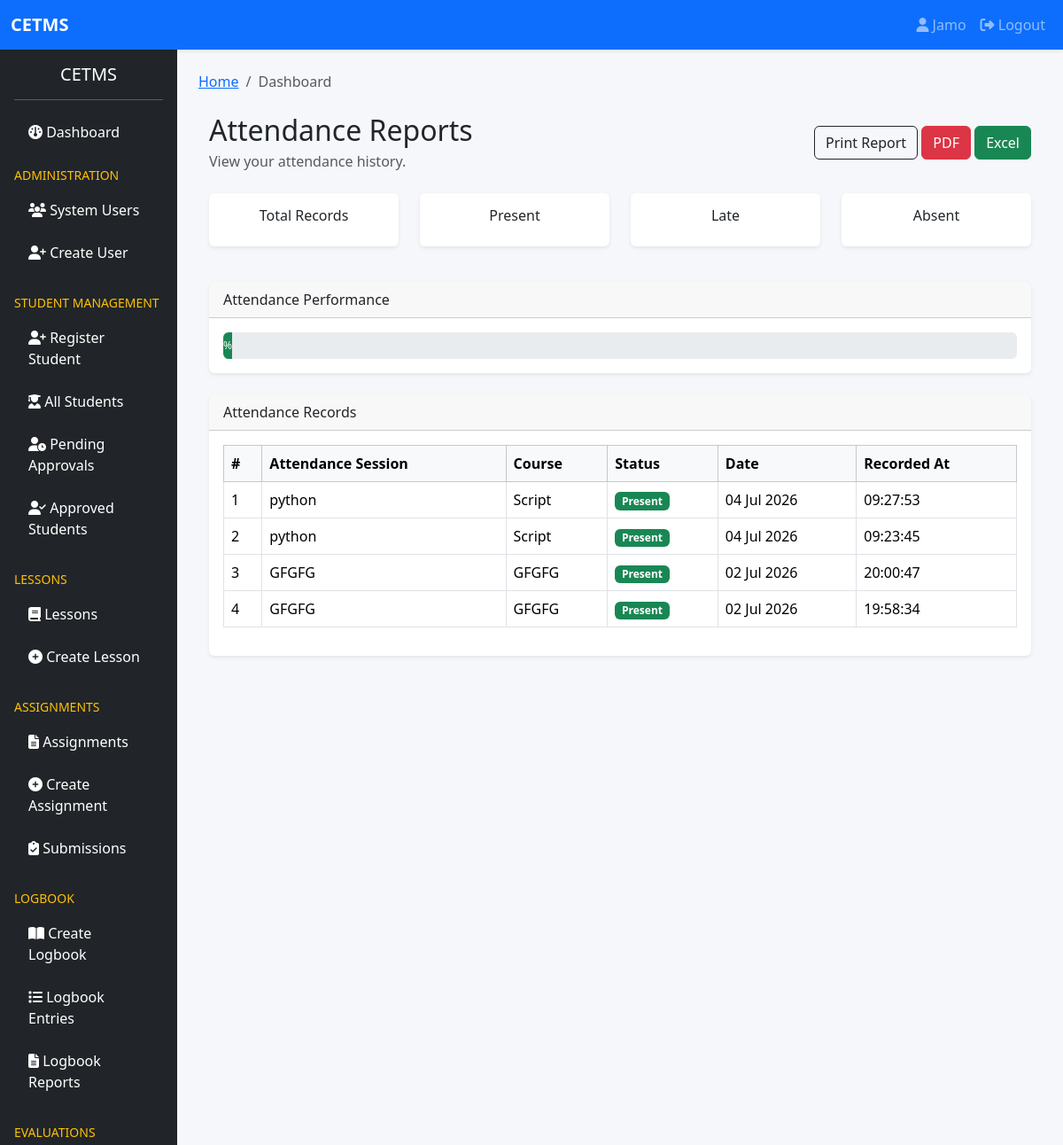
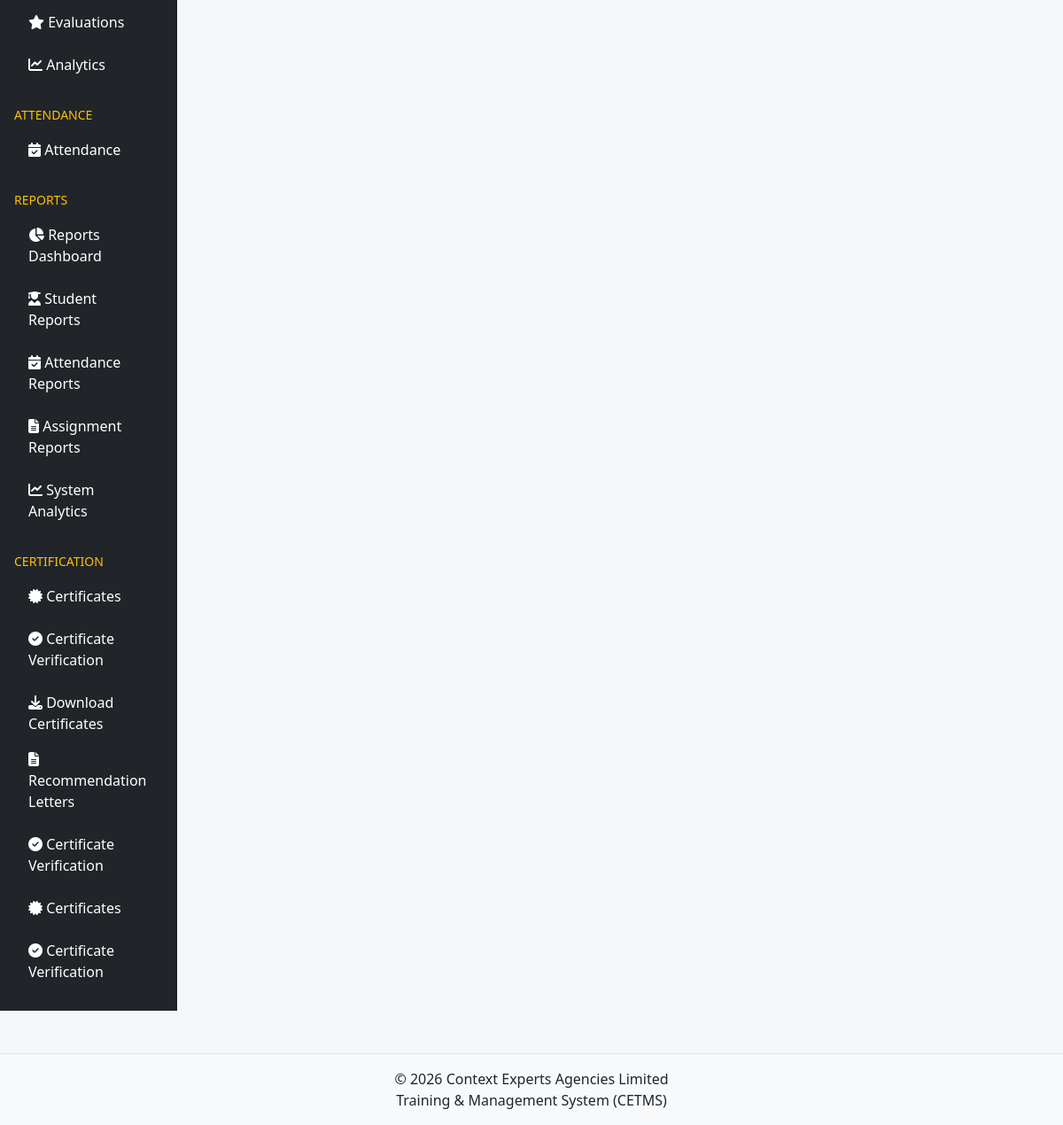
/reports/attendance/ (signed in), run on the app's committed database (2 pictures, top to bottom).
### accounts/models.py (models this page shows, shortened)
class User(AbstractUser):
    ROLE_CHOICES = (
        ('SUPER_ADMIN', 'Super Admin'),
        ('TRAINER', 'Trainer'),
        ('STUDENT', 'Student'),
        ('FINANCE', 'Finance Officer'),
    )
    role = models.CharField(
        max_length=20,
        choices=ROLE_CHOICES,
        default='STUDENT'
    )
    phone_number = models.CharField(
        max_length=20,
        blank=True,
        null=True
    )
    profile_picture = models.ImageField(
        upload_to='profiles/',
        blank=True,
        null=True
    )
    is_verified = models.BooleanField(
        default=False
    )
    last_seen = models.DateTimeField(
        blank=True,
        null=True
    )
    failed_login_attempts = models.PositiveIntegerField(
        default=0
    )
    is_locked = models.BooleanField(
        default=False
    )
    created_at = models.DateTimeField(
        auto_now_add=True
    )
    updated_at = models.DateTimeField(
        auto_now=True
    )
    class Meta:
        ordering = ['-date_joined']
        verbose_name = "User"
        verbose_name_plural = "Users"

### attendance/models.py (models this page shows, shortened)
class AttendanceRecord(models.Model):
    STATUS_CHOICES = (
        ("PRESENT", "Present"),
        ("ABSENT", "Absent"),
        ("LATE", "Late"),
    )
    session = models.ForeignKey(
        AttendanceSession,
        on_delete=models.CASCADE,
        related_name="records"
    )
    student = models.ForeignKey(
        settings.AUTH_USER_MODEL,
        on_delete=models.CASCADE,
        related_name="attendance_records"
    )
    status = models.CharField(
        max_length=20,
        choices=STATUS_CHOICES,
        default="PRESENT"
    )
    timestamp = models.DateTimeField(
        auto_now_add=True
    )
    remarks = models.TextField(
        blank=True,
        null=True
    )
    class Meta:
        ordering = ["-timestamp"]
        unique_together = (
            "session",
            "student"
        )

class AttendanceSession(models.Model):
    title = models.CharField(max_length=255)
    course = models.CharField(
        max_length=255,
        blank=True,
        null=True
    )
    created_by = models.ForeignKey(
        settings.AUTH_USER_MODEL,
        on_delete=models.CASCADE,
        related_name="attendance_sessions"
    )
    session_token = models.UUIDField(
        default=uuid.uuid4,
        editable=False,
        unique=True
    )
    created_at = models.DateTimeField(
        default=timezone.now,
        editable=False
    )
    updated_at = models.DateTimeField(
        auto_now=True
    )
    opens_at = models.DateTimeField(
        default=timezone.now
    )
    duration_minutes = models.PositiveIntegerField(
        default=20
    )
    expires_at = models.DateTimeField(
        blank=True,
        null=True
    )
    is_active = models.BooleanField(
        default=True
    )
    class Meta:
        ordering = ["-created_at"]

### reports/views.py (the view, shortened to what this page needs)
@login_required
def attendance_reports(request):
    if is_staff_user(request.user):
        records = (
            AttendanceRecord.objects
            .select_related(
                "student",
                "session"
            )
            .order_by("-timestamp")
        )
    context = {
        "records": records,
        "total": records.count(),
        "present": records.filter(
            status="PRESENT"
        ).count(),
        "late": records.filter(
            status="LATE"
        ).count(),
        "absent": records.filter(
            status="ABSENT"
        ).count(),
        "is_staff_user": is_staff_user(
            request.user
        ),
    }
    return render(
        request,
        "attendance_reports.html",
        context,
    )

### reports/views.py (called while the page is built)
def is_staff_user(user):
    return (
        user.role in [
            "SUPER_ADMIN",
            "TRAINER",
            "FINANCE",
        ]
        or user.is_staff
    )

### reports/templates/attendance_reports.html (shortened to what this page needs)
{% extends "base.html" %}
{% block content %}
<div class="container mt-4">
    <div class="d-flex justify-content-between align-items-center mb-4">
        <div>
            <h2 class="mb-1">
                Attendance Reports
            </h2>
            {% if is_trainer %}
            <p class="text-muted mb-0">
                Monitor attendance records for all attendance sessions.
            </p>
            {% else %}
            <p class="text-muted mb-0">
                View your attendance history.
            </p>
            {% endif %}
        </div>
        <div>
            <button onclick="window.print()"
                    class="btn btn-outline-dark">
                Print Report
            </button>
            <a href="{% url 'reports:attendance_pdf' %}"
               class="btn btn-danger">
                PDF
            </a>
            <a href="{% url 'reports:attendance_excel' %}"
               class="btn btn-success">
                Excel
            </a>
        </div>
    </div>
    <div class="row mb-4">
        <div class="col-md-3 mb-3">
            <div class="card shadow-sm text-center">
                <div class="card-body">
                    <h6>Total Records</h6>
                </div>
            </div>
        </div>
        <div class="col-md-3 mb-3">
            <div class="card shadow-sm text-center">
                <div class="card-body">
                    <h6>Present</h6>
                </div>
            </div>
        </div>
        <div class="col-md-3 mb-3">
            <div class="card shadow-sm text-center">
                <div class="card-body">
                    <h6>Late</h6>
                </div>
            </div>
        </div>
        <div class="col-md-3 mb-3">
            <div class="card shadow-sm text-center">
                <div class="card-body">
                    <h6>Absent</h6>
                </div>
            </div>
        </div>
    </div>
    <div class="card shadow-sm mb-4">
        <div class="card-header">
            Attendance Performance
        </div>
        <div class="card-body">
            <div class="progress" style="height:30px;">
                <div
                    class="progress-bar bg-success"
                    role="progressbar"
                    style="width: {{ attendance_percentage }}%;">
                    {{ attendance_percentage }}%
                </div>
            </div>
        </div>
    </div>
    <div class="card shadow-sm">
        <div class="card-header">
            Attendance Records
        </div>
        <div class="card-body">
            {% if records %}
            <div class="table-responsive">
                <table class="table table-bordered table-hover">
                    <thead class="table-light">
                        <tr>
                            <th>#</th>
                            <th>Attendance Session</th>
                            <th>Course</th>
                            <th>Status</th>
                            <th>Date</th>
                            <th>Recorded At</th>
                        </tr>
                    </thead>
                    <tbody>
                        {% for record in records %}
                        <tr>
                            <td>
                                {{ forloop.counter }}
                            </td>
                            <td>
                                {{ record.session.title }}
                            </td>
                            <td>
                                {{ record.session.course }}
                            </td>
                            <td>
                                {% if record.status == "PRESENT" %}
                                <span class="badge bg-success">
                                    Present
                                </span>
                                {% elif record.status == "LATE" %}
                                <span class="badge bg-warning">
                                    Late
                                </span>
                                {% else %}
                                <span class="badge bg-danger">
                                    Absent
                                </span>
                                {% endif %}
                            </td>
                            <td>
                                {{ record.timestamp|date:"d M Y" }}
                            </td>
                            <td>
                                {{ record.timestamp|date:"H:i:s" }}
                            </td>
                        </tr>
                        {% endfor %}
                    </tbody>
                </table>
            </div>
            {% else %}
            <div class="alert alert-info">
                No attendance records found.
            </div>
            {% endif %}
        </div>
    </div>
</div>
{% endblock %}

### templates/partials/navbar.html (shortened to what this page needs)
<nav class="navbar navbar-expand-lg navbar-dark bg-primary shadow-sm">
    <div class="container-fluid">
        <a class="navbar-brand fw-bold" href="#">
            CETMS
        </a>
        <div class="collapse navbar-collapse" id="navbarNav">
            <ul class="navbar-nav ms-auto">
                {% if user.is_authenticated %}
                    <li class="nav-item">
                        <a class="nav-link"
                           href="{% url 'accounts:profile' %}">
                            <i class="fa fa-user"></i>
                            {{ user.username }}
                        </a>
                    </li>
                    <li class="nav-item">
                        <a class="nav-link"
                           href="{% url 'accounts:logout' %}">
                            <i class="fa fa-sign-out-alt"></i>
                            Logout
                        </a>
                    </li>
                {% endif %}
            </ul>
        </div>
    </div>
</nav>

### static/css/style.css (style rules this page uses)
body { background:#f5f7fa; }
.card { border:none; }

### data on the page
User: username "Jamo"
AttendanceRecord: session "python", session.course "Script", status "Present", timestamp "04 Jul 2026", timestamp "09:27:53"
AttendanceRecord: session "python", session.course "Script", status "Present", timestamp "04 Jul 2026", timestamp "09:23:45"
AttendanceRecord: session "GFGFG", session.course "GFGFG", status "Present", timestamp "02 Jul 2026", timestamp "20:00:47"
AttendanceRecord: session "GFGFG", session.course "GFGFG", status "Present", timestamp "02 Jul 2026", timestamp "19:58:34"
